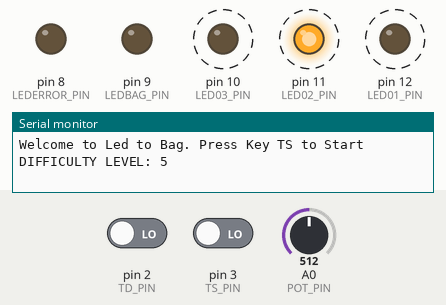
Recording of a sketch running on a simulated Arduino Uno, built with avr-gcc and run on an emulated ATmega328P. Shown: output pins drawn as LEDs (lit = HIGH), the last lines printed to the serial monitor. Dashed ring = blinking. The inputs (shaded band) are chosen by the test bench; at power-on: pin 3 (TS_PIN) LOW, pin 2 (TD_PIN) LOW, A0 (POT_PIN) = 512. Random numbers use the default seed unless the sketch sets one.

Above: at 1.1 s.
1.3 s: pin 3 (TS_PIN) driven HIGH
At 2.0 s:
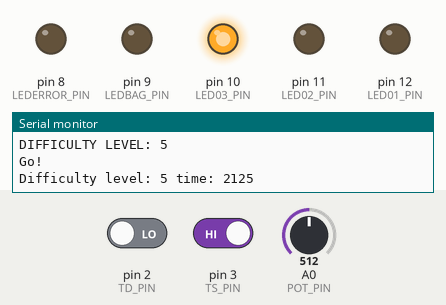
At 4.5 s:
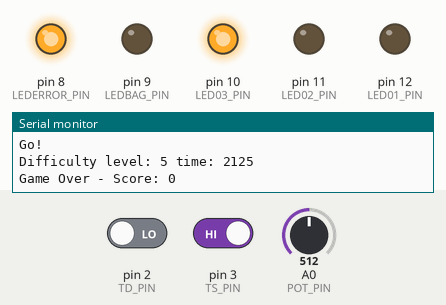
Timing chart, 0 to 13.3 s (numbered marks = the images above; inputs shaded):
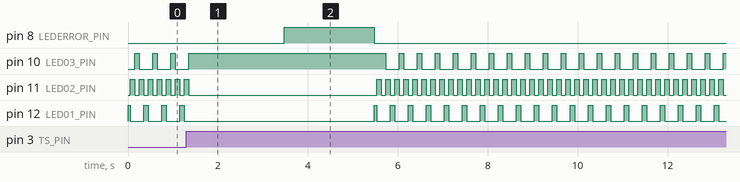

The sketch:

led2bag.ino
```cpp
/*
 * SEIOT a.a. 2019/2020
 *
 * PROGETTO #1 - LED 2 BAG
 *
 * Esempio di soluzione.
 */
#include "config.h"
#include "game_core.h"
#include "user_input.h"
#include "led_man.h"

void setup() {
  Serial.begin(9600);
  initLedBoard();
  initPlayerInput();
}

void loop(){
  gameIntro();
  initGame();
  gameLoop();
}
```

game_core.cpp
```cpp
#include "Arduino.h"
#include "config.h"
#include "game_core.h"
#include "user_input.h"
#include "led_man.h"

/*
 * Routine for cycle animation of leds
 */
void gameIntro(){
  Serial.println("Welcome to Led to Bag. Press Key TS to Start");
  int index = 0;
  int lstep = 1;
  switchObjLed(index, HIGH);
  delay(50);

  int nlevels = getDifficultyLevel();
  #ifdef __DEBUG__
  Serial.println("DIFFICULTY LEVEL: "+String(nlevels));
  #endif

  while (!buttonTSpressed()){
    switchObjLed(index, LOW);
    index = (index + lstep);
    if (index > 2) {
      index = 1;
      lstep = -1;
    } else if (index < 0) {
      index = 1;
      lstep = 1;
    }
    switchObjLed(index, HIGH);
    int newLevel = getDifficultyLevel();
    if (newLevel != nlevels){
      nlevels = newLevel;
      #ifdef __DEBUG__
      Serial.println("DIFFICULTY LEVEL: "+String(nlevels));
      #endif
    }
    delay(100);
  }
  Serial.println("Go!");
}

void initGame(){
  resetLedBoard();
  randomSeed(analogRead(0));
}

/*
 * Routine used in the game loop for managing
 * user input in bringing the obj to the bag
 */
bool bringObjToBag(int fromPos, long dt){
  int currentObjPos = fromPos;
  switchObjLed(currentObjPos,HIGH);

  long t0 = millis();
  long t = millis();
  bool objInBag = false;
  while (t - t0 < dt && !objInBag) {
    if (buttonTDpressed()){
      switchObjLed(currentObjPos,LOW);
      #ifdef __DEBUG__
      Serial.println("DOWN - "+String(currentObjPos));
      #endif
      if (currentObjPos > 0){
        currentObjPos = currentObjPos - 1;
        switchObjLed(currentObjPos,HIGH);
      } else {
        pulseBagLed();
        objInBag = true;
      }
    }
    t = millis();
  }

  if (objInBag) {
     /* allow some small time for making mistakes */
     long t0 = millis();
     long t = millis();
     bool pressed = false;
     while (t - t0 < WRONG_INPUT_TIME && !pressed) {
        if (buttonTDpressed()){
           pressed = true;
        } else {
           t = millis();
        }
     }
     switchBagLed(LOW);
     if (pressed){
       return false;
     } else {
       return true;
     }
  } else {
    return false;
  }
}

/*
 *  GAME LOOP
 */
void gameLoop(){
  resetPlayerInput();

  int levels = getDifficultyLevel();
  /* computing the available time given the difficulty level */
  long dt = DT_MAX - DT_MAX_DELTA * getDifficultyLevel() / NLEVELS;
  Serial.println("Difficulty level: " + String(levels) + " time: " + dt);

  int score = 0;
  int currentPos = 2;

  while (true) {
    currentPos = random(0,3);
    bool done = bringObjToBag(currentPos, dt);
    if (done){
      score++;
      Serial.println("Another object in the bag! Count: " + String(score) + " objects");
      dt = dt * DIFFICULTY_TIME_REDUCTION;
    } else {
      Serial.println("Game Over - Score: " + String(score));
      switchErrorLed(HIGH);
      delay(2000);
      switchErrorLed(LOW);
      break;
    }
  }
}
```

game_core.h
```cpp
#ifndef __GAME_CORE__
#define __GAME_CORE__

void gameIntro();
void initGame();
void gameLoop();

#endif
```

led_man.cpp
```cpp
#include "Arduino.h"
#include "config.h"
#include "game_core.h"
#include "user_input.h"

int ledPin[] = {LED01_PIN, LED02_PIN, LED03_PIN};

void initLedBoard(){
  for (int i = 0; i < 3; i++){
    pinMode(ledPin[i], OUTPUT);
  }
  pinMode(LEDBAG_PIN,OUTPUT);
  pinMode(LEDERROR_PIN,OUTPUT);
}

void resetLedBoard(){
  for (int i = 0; i < 3; i++){
    digitalWrite(ledPin[i], LOW);
  }
  digitalWrite(LEDERROR_PIN, LOW);
  digitalWrite(LEDBAG_PIN, LOW);
}

void switchObjLed(int pos, int state){
  digitalWrite(ledPin[pos], state);
}

void switchBagLed(int state){
  digitalWrite(LEDBAG_PIN, state);
}

void pulseBagLed(){
  for (int i = 0; i < 255; i+= 25){
    analogWrite(LEDBAG_PIN, i);
    delay(7);
  }
  for (int i = 225; i >= 0; i-= 25){
    analogWrite(LEDBAG_PIN, i);
    delay(7);
  }
}

void switchErrorLed(int state){
  digitalWrite(LEDERROR_PIN, state);
}
```

led_man.h
```cpp
#ifndef __LED_MAN__
#define __LED_MAN__

void initLedBoard();
void resetLedBoard();
void switchObjLed(int pos, int state);
void switchBagLed(int state);
void pulseBagLed();
void switchErrorLed(int state);

#endif
```

user_input.cpp
```cpp
#include "Arduino.h"
#include "config.h"

const int difficultyStep = 1024 / NLEVELS;

/* flag used to keep track if button TS is pressed */
bool buttonTSPressedFlag = false;

/* for debouncing */
long lastButtonTSPressedTimeStamp = 0;

/* flag used to keep track if button TD is pressed */
bool buttonTDPressedFlag = false;

/* for debouncing */
long lastButtonTDPressedTimeStamp = 0;

/* interrupt handler for button TS */
void buttonTSPressedHandler(){
  long ts = millis();
  if (ts - lastButtonTSPressedTimeStamp > BOUNCING_TIME_TS){
    buttonTSPressedFlag = true;
    lastButtonTSPressedTimeStamp = ts;
  }
}

/* interrupt handler for button TD */
void buttonTDPressedHandler(){
  long ts = millis();
  if (ts - lastButtonTDPressedTimeStamp > BOUNCING_TIME_TD){
    buttonTDPressedFlag = true;
    lastButtonTDPressedTimeStamp = ts;
  }
}

void initPlayerInput(){
  pinMode(TS_PIN, INPUT);
  pinMode(TD_PIN, INPUT);
  attachInterrupt(digitalPinToInterrupt(TS_PIN), buttonTSPressedHandler, RISING);
  attachInterrupt(digitalPinToInterrupt(TD_PIN), buttonTDPressedHandler, RISING);
}

void resetPlayerInput(){
  buttonTSPressedFlag = false;
  buttonTDPressedFlag = false;
  lastButtonTSPressedTimeStamp = 0;
  lastButtonTDPressedTimeStamp = 0;
}

int getDifficultyLevel(){
  int value = analogRead(POT_PIN);
  return value / difficultyStep + 1;
}

bool buttonTSpressed(){
  noInterrupts();
  bool value = buttonTSPressedFlag;
  buttonTSPressedFlag = false;
  interrupts();
  return value;
}

bool buttonTDpressed(){
  noInterrupts();
  bool value = buttonTDPressedFlag;
  buttonTDPressedFlag = false;
  interrupts();
  return value;
}
```

user_input.h
```cpp
#ifndef __USER_INPUT__
#define __USER_INPUT__

void initPlayerInput();
void resetPlayerInput();
bool buttonTSpressed();
bool buttonTDpressed();
int getDifficultyLevel();

#endif
```

config.h
```cpp
/*
 *  This header file stores symbols that concerns
 *  the configuration of the system.
 *
 */
#ifndef __CONFIG__
#define __CONFIG__

#define __DEBUG__

#define LED01_PIN 12
#define LED02_PIN 11
#define LED03_PIN 10

#define LEDBAG_PIN 9
#define LEDERROR_PIN 8

#define TS_PIN 3
#define TD_PIN 2

#define BOUNCING_TIME_TS 120
#define BOUNCING_TIME_TD 120

#define WRONG_INPUT_TIME 400
#define DIFFICULTY_TIME_REDUCTION 0.75
#define DT_MAX 4000
#define DT_MAX_DELTA 3000
#define NLEVELS 8
#define POT_PIN A0

#endif
```

Measured:
- after the input at 1.3 s, pin 8 (LEDERROR_PIN): LOW → HIGH after 2.2 s, → LOW 2.0 s later
- by itself, pin 10 (LED03_PIN): repeats every 0.40 s: LOW 0.30 s, HIGH 0.10 s
- by itself, pin 11 (LED02_PIN): repeats every 0.20 s: HIGH 0.10 s, LOW 0.10 s
